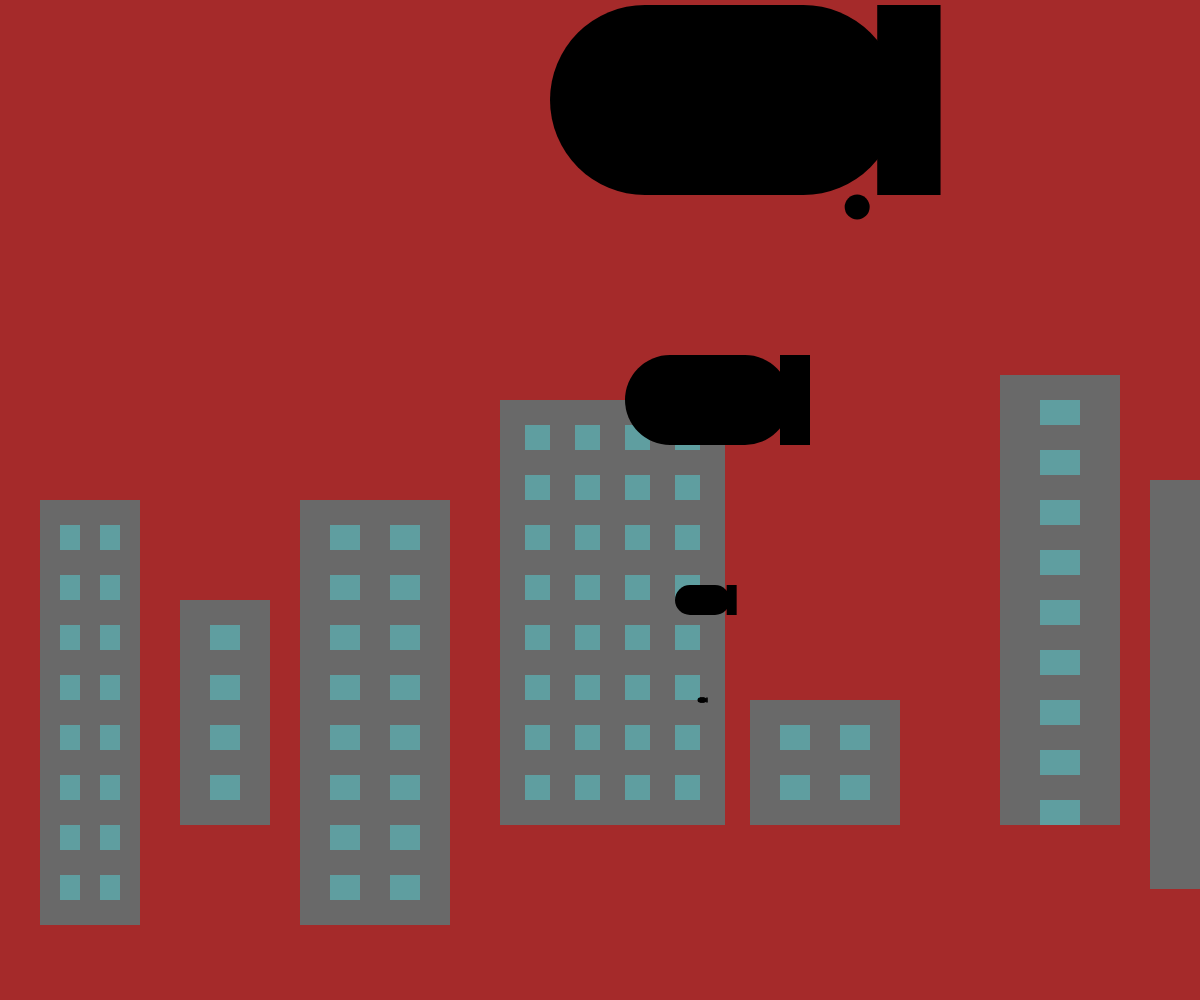
Frame 1 (no input)
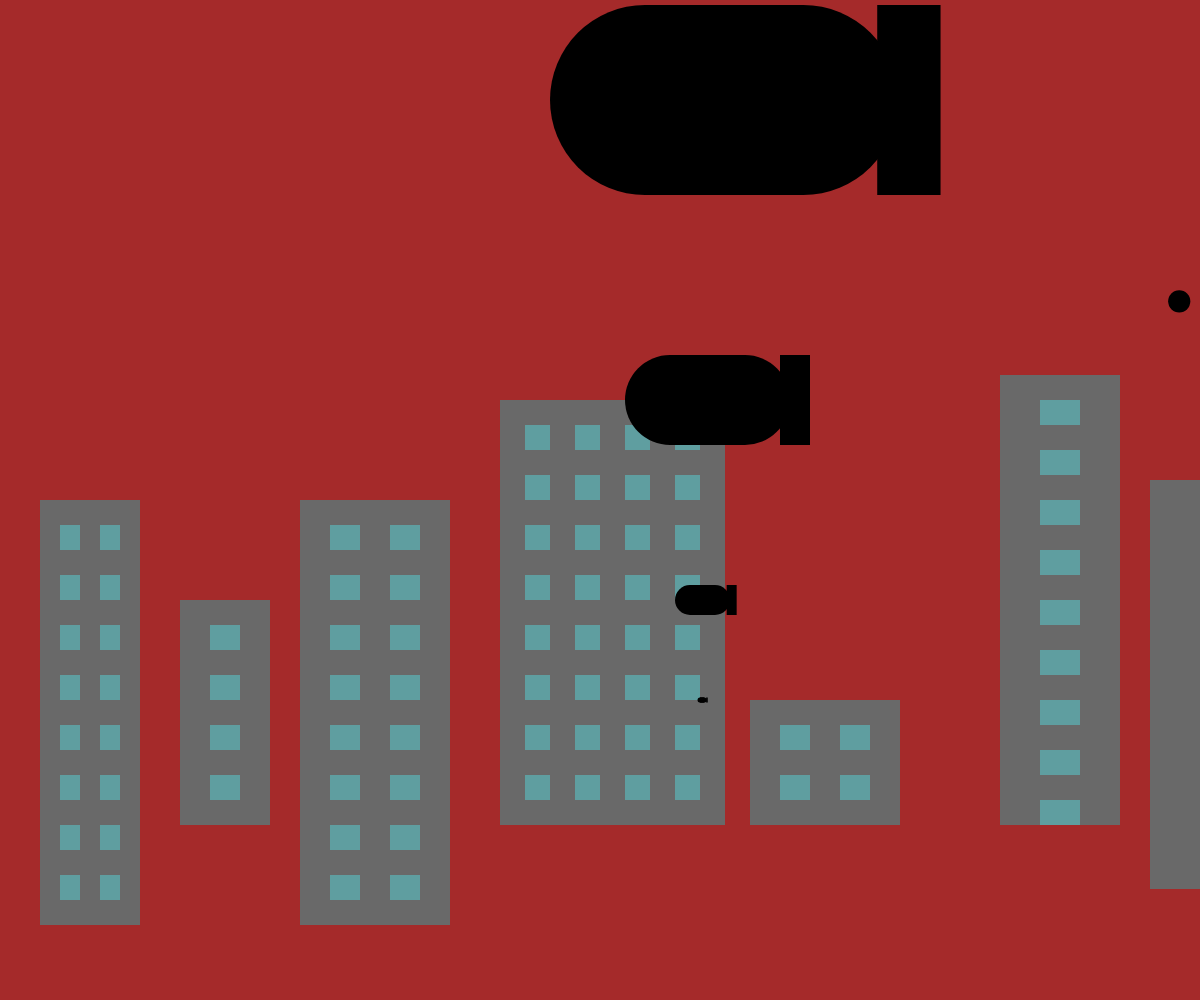
Frame 60 (no input)
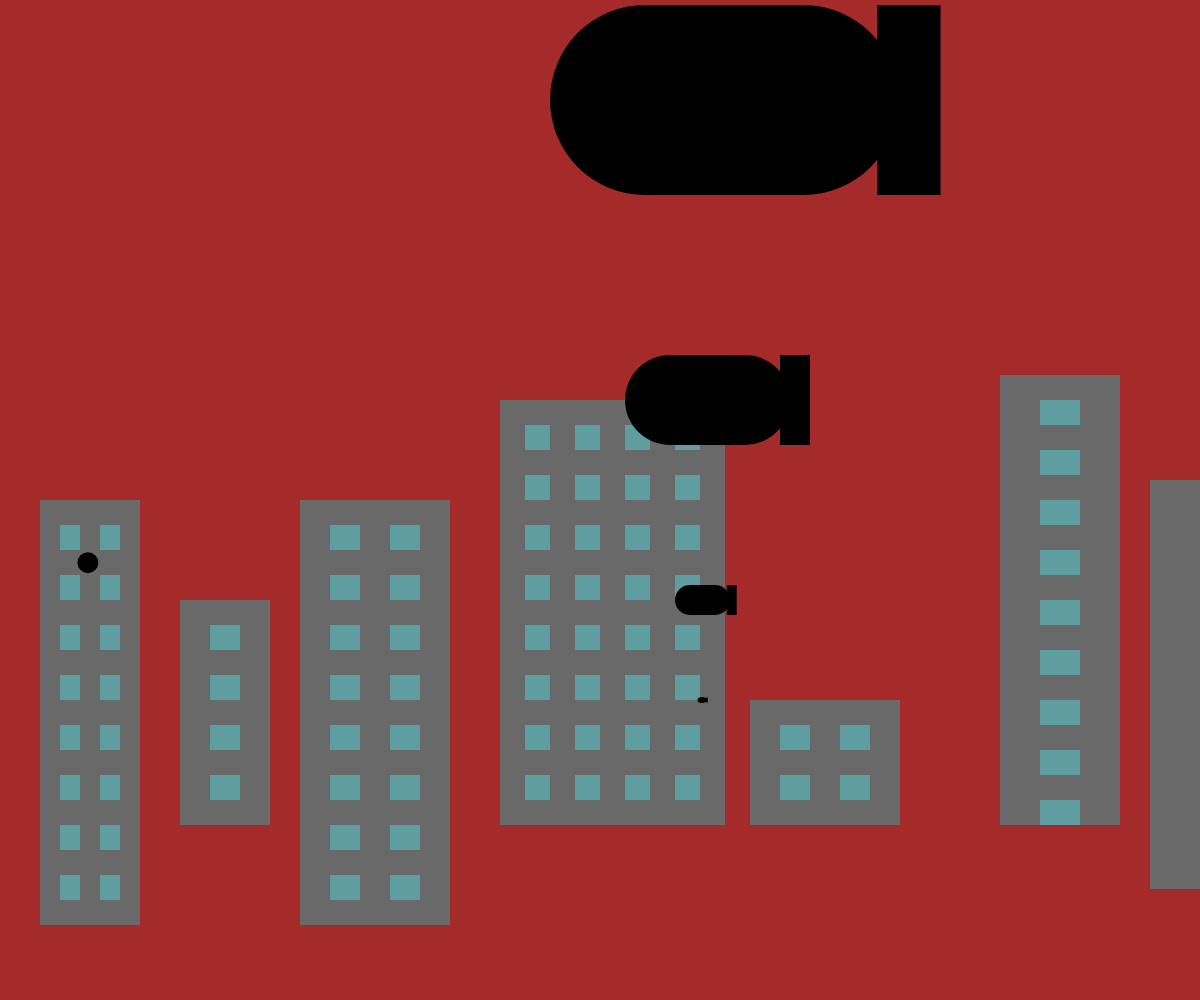
Frame 120 (the mouse pressed at the canvas centre since frame 60)

The p5.js sketch that drew these frames (run headless with seeded random() and noise() and a simulated clock; from frame 60 on, the mouse is pressed at the canvas centre):

// p5.js sketch
// ── sketch.js
// 最終課題を制作しよう
let i, j, x, y
function setup() {
  createCanvas(windowWidth, windowHeight);
}

function draw() {
  const grey = color(105)
  const green = color(95, 158, 160)
  background(165, 42, 42);

  noStroke()
  fill(105)
  rect(40, 500, 100, 325);
  rect(180, 600, 90, 225);
  rect(300, 500, 150, 325);
  rect(500, 400, 225, 425);
  rect(750, 700, 150, 125);
  rect(1000, 450, 120, 375);
  rect(1150, 500, 150, 325);
  rect(1300, 600, 120, 225);

  for (i = 2; i < 7; i++) {
    for (j = 20; j < 37; j++) {
      if (i % 2 === 1 && j % 2 === 1) {
        fill(green)
      } else {
        fill(grey)
      }
      rect(i * 20, j * 25, 20, 25);
    }
  }
  for (j = 24; j < 33; j++) {
    if (j % 2 === 1) {
      fill(green)
    } else {
      fill(grey)
    }
    rect(210, j * 25, 30, 25);
  }
  for (i = 10; i < 15; i++) {
    for (j = 20; j < 37; j++) {
      if (i % 2 === 1 && j % 2 === 1) {
        fill(green)
      } else {
        fill(grey)
      }
      rect(i * 30, j * 25, 30, 25);
    }
  }
  for (i = 20; i < 29; i++) {
    for (j = 16; j < 33; j++) {
      if (i % 2 === 1 && j % 2 === 1) {
        fill(green)
      } else {
        fill(grey)
      }
      rect(i * 25, j * 25, 25, 25);
    }
  }
  for (i = 25; i < 30; i++) {
    for (j = 28; j < 33; j++) {
      if (i % 2 === 0 && j % 2 === 1) {
        fill(green)
      } else {
        fill(grey)
      }
      rect(i * 30, j * 25, 30, 25)
    }
  }
  for (i = 25; i < 28; i++) {
    for (j = 15; j < 33; j++) {
      if (i % 2 === 0 && j % 2 === 0) {
        fill(green)
      } else {
        fill(grey)
      }
      rect(i * 40, j * 25, 40, 25)
    }
  }
  for (i = 23; i < 26; i++) {
    for (j = 20; j < 37; j++) {
      if (i % 2 === 0 && j % 2 === 1) {
        fill(green)
      } else {
        fill(grey)
      }
      rect(i * 50, j * 24, 50, 25)
    }
  }
  for (j = 24; j < 33; j++) {
    if (j % 2 === 1) {
      fill(green)
    } else {
      fill(grey)
    }
    rect(1390, j * 25, 30, 25)
  }

  atomicbomb(645, 100, 190)
  atomicbomb(670, 400, 90)
  atomicbomb(690, 600, 30)
  atomicbomb(700, 700, 5)

  let balls = []
  if (frameCount % 1 === 0) {
    const b = {
      x: random(width),
      y: random(height),
      size: random(10, 30),
      vx: random(-1, 1),
      vy: random(-1, 1)
    };
    balls.push(b);
  }
  for (let i = 0; i < balls.length; i++) {
    let b = balls[i];
    fill(0)
    ellipse(b.x, b.y, b.size);
    b.x += b.vx;
    b.y += b.vy;
  }
}

function atomicbomb(x, y, z) {
  fill(0)
  ellipse(x, y, z)
  ellipse(x + z / 6, y, z)
  ellipse(x + z / 3, y, z)
  ellipse(x + z / 2, y, z)
  ellipse(x + z * 2 / 3, y, z)
  ellipse(x + z * 5 / 6, y, z)
  rect(x, y - z / 2, z * 5 / 6, z)
  rect(x + z * 11 / 9, y - z / 2, z / 3, z)


}

function windowResized() {
  resizeCanvas(windowWidth, windowHeight);
}
